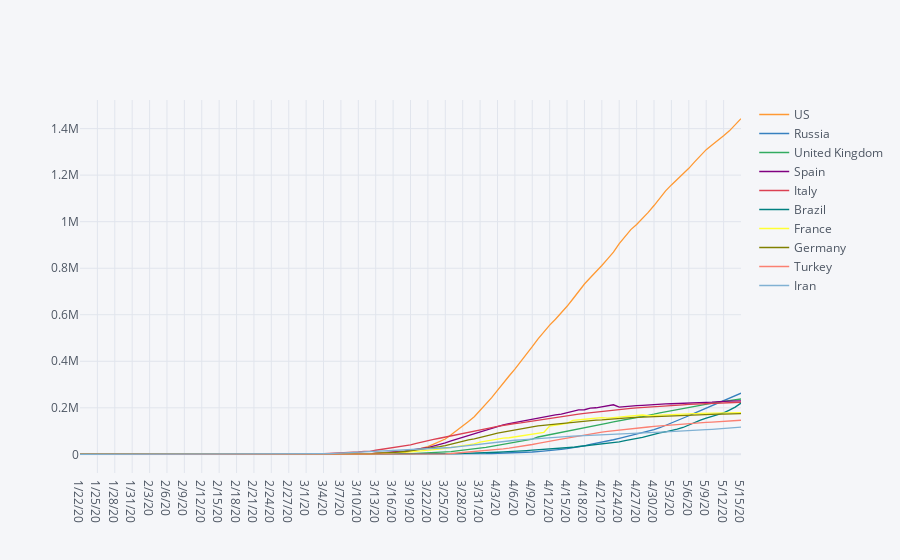

Notebook source saved alongside this figure:
### Code cell
covid_country.sort_values(by =  covid_country.columns[-1], ascending=False).head(10).transpose().iplot()
